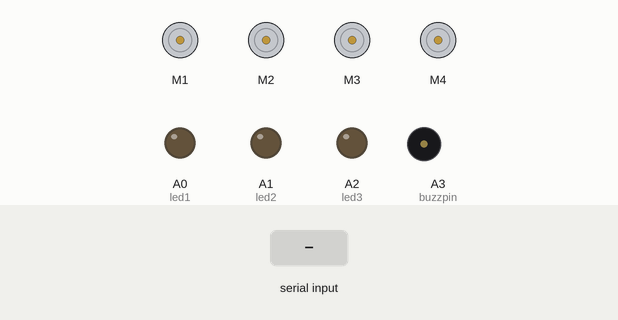
Recording of a sketch running on a simulated Arduino Uno, built with avr-gcc and run on an emulated ATmega328P. On the bench: 4 × DC motor (green arrow = forward, orange = backward, longer = faster), output pins drawn as LEDs (lit = HIGH), buzzer (waves = sounding, pin HIGH). Inputs (shaded band) come from the test bench.

Above: at 1.2 s.
1.3 s: "F" received over the second serial link
At 1.7 s:
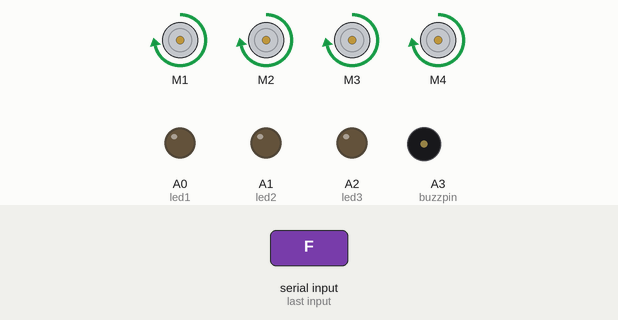
2.8 s: "B" received over the second serial link
At 4.0 s:
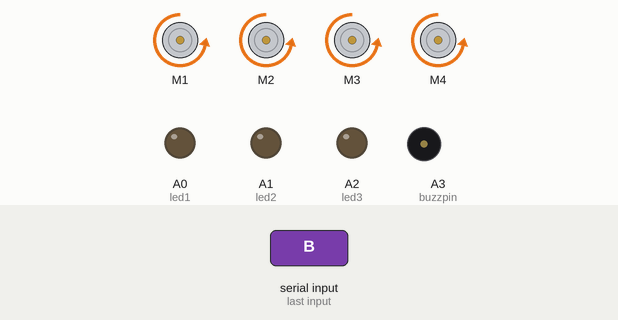
4.3 s: "R" received over the second serial link
At 5.2 s:
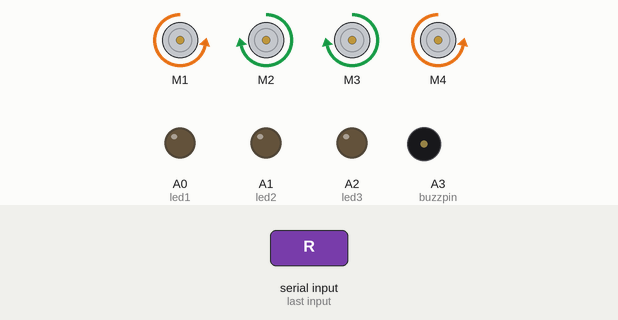
5.8 s: "L" received over the second serial link
At 6.3 s:
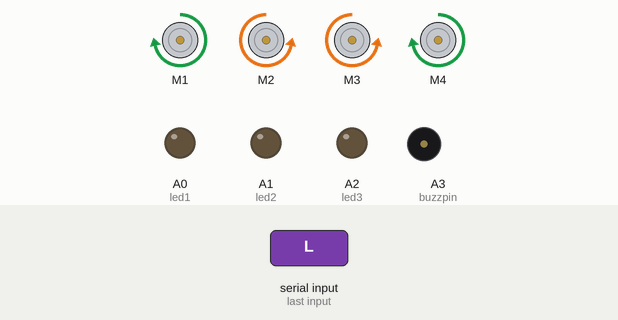
7.3 s: "r" received over the second serial link
At 8.5 s:
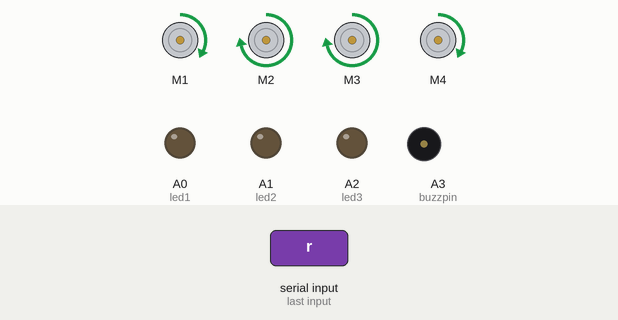
8.8 s: "l" received over the second serial link
At 9.8 s:
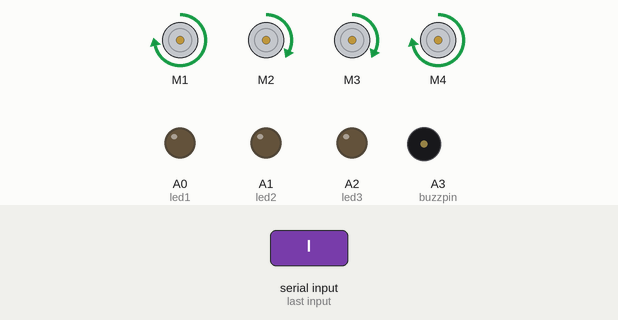
Timing chart, 0 to 11.3 s (numbered marks = the images above; inputs shaded):
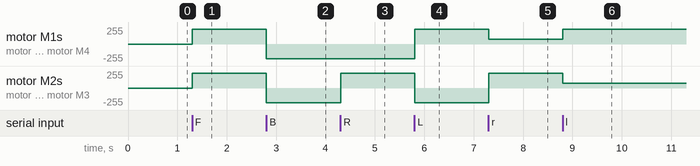

The sketch:

Bluetooth_Control_Car.ino
```cpp
#include <AFMotor.h>
#include <SoftwareSerial.h>

SoftwareSerial bluetoothSerial(9, 10);             //RX,TX

AF_DCMotor motor1(1);
AF_DCMotor motor2(2);
AF_DCMotor motor3(3);
AF_DCMotor motor4(4);

char value;
int led1=A0,led2=A1,led3=A2;
int buzzpin=A3;

void setup() {
 bluetoothSerial.begin(9600);

 pinMode(led1,OUTPUT);
 pinMode(led2,OUTPUT);
 pinMode(led3,OUTPUT);
 pinMode(buzzpin,OUTPUT);
}

void loop() {
  if(bluetoothSerial.available()>0)
  {
    value = bluetoothSerial.read();
    bluetoothSerial.println(value);
  }

  if(value=='F')                                              //FORWARD
  {
    motor1.setSpeed(220);
    motor1.run(FORWARD);
    motor2.setSpeed(220);
    motor2.run(FORWARD);
    motor3.setSpeed(220);
    motor3.run(FORWARD);
    motor4.setSpeed(220);
    motor4.run(FORWARD);
  }
  if(value=='B')                                               //BACKWARD
  {
    motor1.setSpeed(220);
    motor1.run(BACKWARD);
    motor2.setSpeed(220);
    motor2.run(BACKWARD);
    motor3.setSpeed(220);
    motor3.run(BACKWARD);
    motor4.setSpeed(220);
    motor4.run(BACKWARD);
  }
  if(value=='R')                                                //RIGHT
  {
    motor1.setSpeed(220);
    motor1.run(BACKWARD);
    motor2.setSpeed(220);
    motor2.run(FORWARD);
    motor3.setSpeed(220);
    motor3.run(FORWARD);
    motor4.setSpeed(220);
    motor4.run(BACKWARD);
  }
  if(value=='L')                                                 //LEFT
  {
    motor1.setSpeed(220);
    motor1.run(FORWARD);
    motor2.setSpeed(220);
    motor2.run(BACKWARD);
    motor3.setSpeed(220);
    motor3.run(BACKWARD);
    motor4.setSpeed(220);
    motor4.run(FORWARD);
  }

  if (value=='r')                                                 //NORTH-EAST
  {
    motor1.setSpeed(70);
    motor1.run(FORWARD);
    motor2.setSpeed(220);
    motor2.run(FORWARD);
    motor3.setSpeed(220);
    motor3.run(FORWARD);
    motor4.setSpeed(70);
    motor4.run(FORWARD);
  }

  if (value=='l')                                                   //NORTH-WEST
  {
    motor1.setSpeed(220);
    motor1.run(FORWARD);
    motor2.setSpeed(70);
    motor2.run(FORWARD);
    motor3.setSpeed(70);
    motor3.run(FORWARD);
    motor4.setSpeed(220);
    motor4.run(FORWARD);
  }

  if (value=='n')                                                 //SOUTH-EAST
  {
    motor1.setSpeed(70);
    motor1.run(BACKWARD);
    motor2.setSpeed(220);
    motor2.run(BACKWARD);
    motor3.setSpeed(220);
    motor3.run(BACKWARD);
    motor4.setSpeed(70);
    motor4.run(BACKWARD);
  }

  if (value=='m')                                                   //SOUTH-WEST
  {
    motor1.setSpeed(220);
    motor1.run(BACKWARD);
    motor2.setSpeed(70);
    motor2.run(BACKWARD);
    motor3.setSpeed(70);
    motor3.run(BACKWARD);
    motor4.setSpeed(220);
    motor4.run(BACKWARD);
  }

  if(value=='Y')                                           //LED ON
  {
    digitalWrite(led1,HIGH);
    digitalWrite(led2,HIGH);
    digitalWrite(led3,HIGH);
  }
  if(value=='y')                                           //LED OFF
  {
    digitalWrite(led1,LOW);
    digitalWrite(led2,LOW);
    digitalWrite(led3,LOW);
  }
  if(value=='Z')
  {
    digitalWrite(buzzpin,HIGH);
  }
  if(value=='S')
  {
    digitalWrite(buzzpin,LOW);
    motor1.setSpeed(0);
    motor1.run(RELEASE);
    motor2.setSpeed(0);
    motor2.run(RELEASE);
    motor3.setSpeed(0);
    motor3.run(RELEASE);
    motor4.setSpeed(0);
    motor4.run(RELEASE);
  }
}
```

Measured:
- after the input at 1.3 s, motor M1–4: stopped → forward 220/255 at once
- after the input at 2.8 s, motor M1–4: forward 220/255 → backward 220/255 at once
- after the input at 4.3 s, motor M2, motor M3: backward 220/255 → forward 220/255 at once
- after the input at 5.8 s, motor M1, motor M4: backward 220/255 → forward 220/255 at once; motor M2, motor M3: forward 220/255 → backward 220/255 at once
- after the input at 7.3 s, motor M1, motor M4: forward 220/255 → forward 70/255 at once; motor M2, motor M3: backward 220/255 → forward 220/255 at once
- after the input at 8.8 s, motor M1, motor M4: forward 70/255 → forward 220/255 at once; motor M2, motor M3: forward 220/255 → forward 70/255 at once
